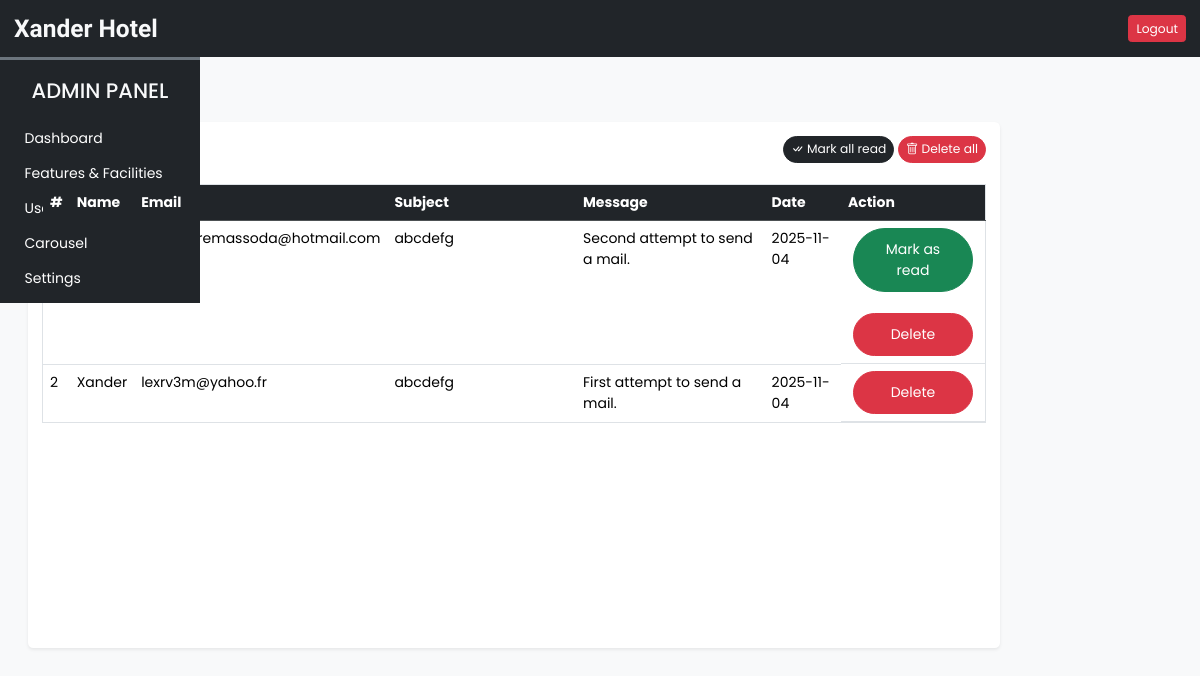
Page /Draft/draft.php (signed in) on the earlier database version.
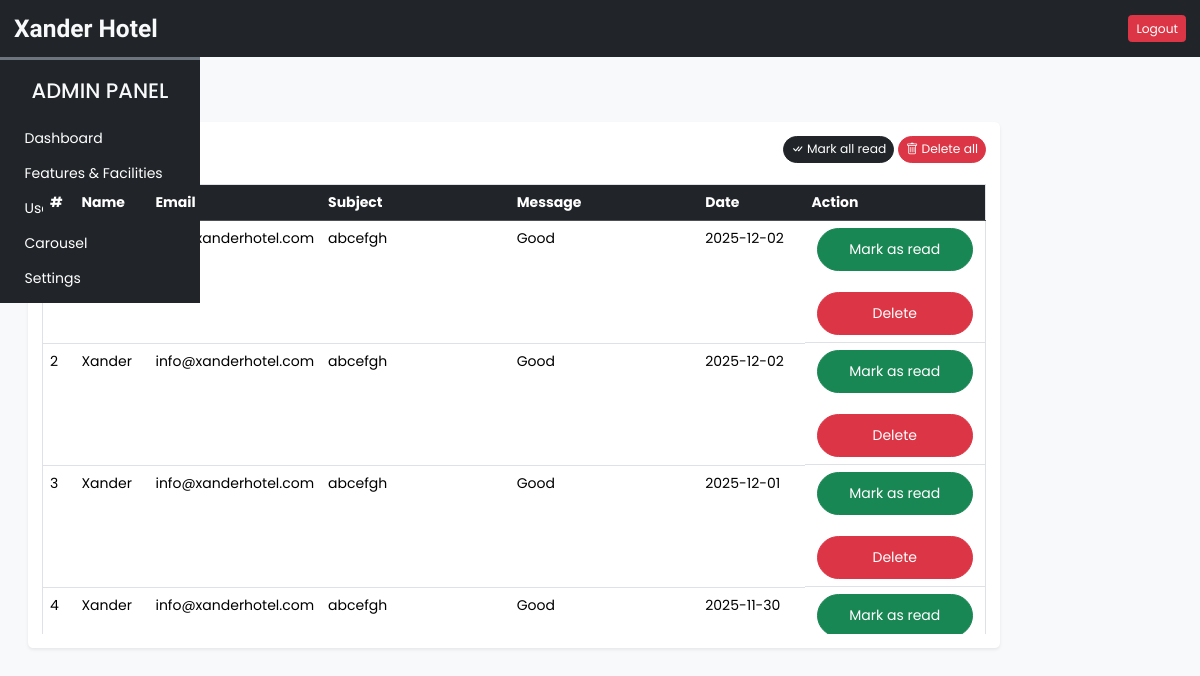
Same page on the later database version.
### tables this page shows
CREATE TABLE `user_queries` (
  `sr_no` int(11) NOT NULL,
  `name` varchar(50) NOT NULL,
  `email` varchar(150) NOT NULL,
  `subject` varchar(200) NOT NULL,
  `message` varchar(500) NOT NULL,
  `date` date NOT NULL DEFAULT current_timestamp(),
  `seen` tinyint(4) NOT NULL DEFAULT 0
);

### Draft/draft.php (the view, shortened to what this page needs)
<!DOCTYPE html>
<html lang="en">
<head>
    <?php require("../admin/inc/links.php"); ?>
</head>
<body class="bg-light">
    <?php require("../admin/inc/header.php"); ?>
    <div class="container-fluid" id="main-content">
        <div class="row">
            <div class="col-lg-10 ms-3 p-3 overflow-hidden">
                <h3 class="mb-4">USER QUERIES</h3>
                <div class="card border-0 shadow-sm mb-4">
                    <div class="card-body">
                        <div class="text-end mb-4">
                            <a href="?seen=all" class="btn btn-dark rounded-pill shadow-none btn-sm">
                                <i class="bi bi-check-all"></i> Mark all read
                            </a>
                            <a href="?del=all" class="btn btn-danger rounded-pill shadow-none btn-sm">
                                <i class="bi bi-trash"></i> Delete all
                            </a>
                        </div>
                        <div class="table-responsive-md" style="height: 450px; overflow-y: scroll;">
                            <table class="table table-hover border">
                                <thead class="sticky-top">
                                    <tr class="table-dark text-light">
                                        <th scope="col">#</th>
                                        <th scope="col">Name</th>
                                        <th scope="col" width="10%">Email</th>
                                        <th scope="col" width="20%">Subject</th>
                                        <th scope="col" width="20%">Message</th>
                                        <th scope="col">Date</th>
                                        <th scope="col">Action</th>
                                    </tr>
                                </thead>
                                <tbody>
                                    <?php
                                        $q = "SELECT * FROM `user_queries` ORDER BY `sr_no` DESC";
                                        $data = mysqli_query($con, $q);
                                        $i = 1;
                                        while($row = mysqli_fetch_assoc($data)){
                                            $seen = '';
                                            if($row['seen'] != 1){
                                                $seen = "<a href='?seen=$row[sr_no]' class='btn btn-sm rounded-pill btn-success btn-custom'>Mark as read</a> <br>";
                                            }
                                            $seen .= "<a href='?del=$row[sr_no]' class='btn btn-sm rounded-pill btn-danger btn-custom'>Delete</a>";
                                            echo <<<query
                                                <tr>
                                                    <td scope="row">$i</td>
                                                    <td>$row[name]</td>
                                                    <td>$row[email]</td>
                                                    <td>$row[subject]</td>
                                                    <td>$row[message]</td>
                                                    <td>$row[date]</td>
                                                    <td class="action-buttons">
                                                        $seen
                                                    </td>
                                                </tr>
                                            query;
                                            $i++;
                                        }
                                    ?>
                                </tbody>
                            </table>
                        </div>
                    </div>
                </div>
            </div>
        </div>
    </div>
</body>
</html>

### admin/inc/links.php (shortened to what this page needs)
<link href="https://cdn.jsdelivr.net/npm/bootstrap@5.3.7/dist/css/bootstrap.min.css" rel="stylesheet">
<link rel="stylesheet" href="/admin/css/common.css">
<link rel="stylesheet" href="https://cdn.jsdelivr.net/npm/bootstrap-icons@1.13.1/font/bootstrap-icons.min.css">

### admin/inc/header.php (shortened to what this page needs)
<div class="container-fluid bg-dark text-light p-3 d-flex align-items-center justify-content-between sticky-top">
    <h3 class="navbar-brand me-5 fw-bold fs-3 h-font mb-0">Xander Hotel</h3>
    <a href="../admin/logout.php" class="btn btn-danger btn-sm">Logout</a>
</div>
<div class="d-flex">
    <div class="col-lg-2 bg-dark border-top border-3 border-secondary" id="dashboard-menu" style="height: auto;">
        <nav class="navbar navbar-expand-lg navbar-dark flex-column" style="height: 100%;">
            <div class="container-fluid flex-lg-column align-items-stretch h-auto" style="height: auto;">
                <div class="admin-menu d-flex align-items-center m-auto p-1 justify-content-between">
                    <div class="m-1">
                        <h4 class="mt-1 text-light">ADMIN PANEL</h4>
                    </div>
                </div>
                <div class="collapse navbar-collapse flex-column text-align-center align-items-stretch mt-1" id="adminDropdown">
                    <ul class="nav nav-pills flex-column">
                        <li class="nav-item">
                            <a href="dashboard.php" class="nav-link text-white">Dashboard</a>
                        </li>
                        <li class="nav-item">
                            <a href="features_facilities.php" class="nav-link text-white">Features & Facilities</a>
                        </li>
                        <li class="nav-item">
                            <a href="user_queries.php" class="nav-link text-white">User Queries</a>
                        </li>
                        <li class="nav-item">
                            <a href="carousel.php" class="nav-link text-white">Carousel</a>
                        </li>
                        <li class="nav-item">
                            <a href="settings.php" class="nav-link text-white">Settings</a>
                        </li>
                    </ul>
                </div>
            </div>
        </nav>
    </div>

### admin/css/common.css (style rules this page uses)
:root { --teal: #2ec1ac; --teal_hover: #279e8c; }
* { font-family: 'Poppins', sans-serif; }
.h-font { font-family: 'Merienda', cursive; }
html, body { position: relative; height: 100%; margin: 0; padding: 0; font-family: Helvetica Neue, Helvetica, Arial, sans-serif; font-size: 14px; }
#dashboard-menu { position: fixed; height: 100%; z-index: 11; }

### Draft/draft.php (style rules this page uses)
.btn-custom { min-width: 100px; padding: 10px 20px; font-size: 14px; margin: 0 5px; }
.action-buttons { display: flex; flex-direction: column; }

Differences in the rows shown:
removed user_queries: email "alexandremassoda@hotmail.com", subject "abcdefg", message "Second attempt to send a mail.", date "2025-11-04"
removed user_queries: name "Xander", email "lexrv3m@yahoo.fr", subject "abcdefg", message "First attempt to send a mail.", date "2025-11-04"
added user_queries: email "info@xanderhotel.com", subject "abcefgh", message "Good", date "2025-12-02"
added user_queries: name "Xander", email "info@xanderhotel.com", subject "abcefgh", message "Good", date "2025-12-02"
added user_queries: name "Xander", email "info@xanderhotel.com", subject "abcefgh", message "Good", date "2025-12-01"
added user_queries: name "Xander", email "info@xanderhotel.com", subject "abcefgh", message "Good", date "2025-11-30"
